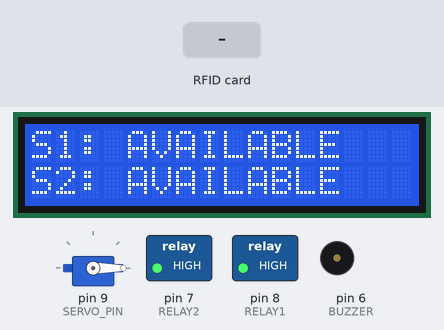
A sketch run on a simulated Arduino Uno, built with avr-gcc and run on an emulated ATmega328P. Shown: 16×2 character LCD, servo, switched loads named in the sketch (green lamp = pin HIGH), buzzer (waves = sounding, pin HIGH). Wiring (inferred from the names in the program): 3 × IR receiver: data pin 2 / data pin 3 / data pin 4. The inputs (shaded band) are chosen by the test bench. Pins used as bus, display or sensor lines are not drawn.

Above: at 2.4 s.
2.5 s: RFID card 5E 7A 19 C4 held to the reader
At 4.3 s:
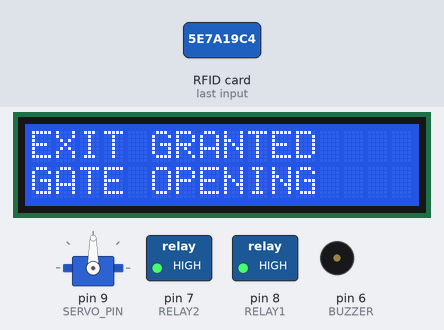
At 7.9 s:
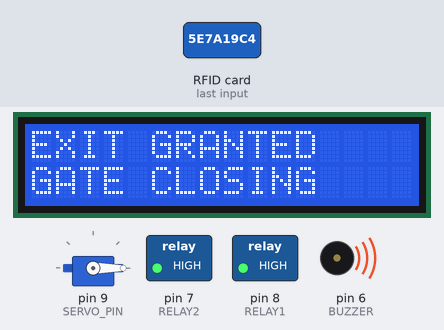
Timing chart, 0 to 10.1 s (numbered marks = the images above; inputs shaded):
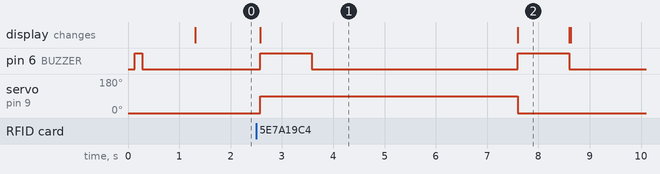

Measured:
- after the input at 2.5 s, pin 6 (BUZZER): alternates HIGH for 1.0 s and LOW for 4.0 s, 4 changes in all, then stays LOW, starting after 0.08 s; servo on pin 9 (SERVO_PIN): 0° → 90° after 0.08 s, → 0° 5.0 s later; the display: changes after 0.08 s (image 1)
- what the display in image 1 shows lasts 5.0 s, from 2.6 s to 7.6 s

The sketch:

src.ino
```cpp
#include <SPI.h>
#include <MFRC522.h>
#include <LiquidCrystal_I2C.h>
#include <Servo.h>

// Pin Configurations
#define SS_PIN 10
#define RST_PIN 5
#define ENTRANCE_IR 2
#define SLOT1_IR 3
#define SLOT2_IR 4
#define BUZZER 6
#define RELAY1 8
#define RELAY2 7
#define SERVO_PIN 9

// Dual Current Sensor Analog Inputs
#define CURRENT_SENSOR_S1 A0
#define CURRENT_SENSOR_S2 A1

MFRC522 mfrc522(SS_PIN, RST_PIN);
LiquidCrystal_I2C lcd(0x27, 16, 2);
Servo gateServo;

// Variables for the 1-second interval buzzer alarm (Station Full)
unsigned long previousMillis = 0;
const long interval = 1000;
bool buzzerState = LOW;

// ACS712 Calibration Settings
const int sensorSensitivity = 185;
const int vccOnBoard = 5000;

void setup() {
  Serial.begin(9600);
  SPI.begin();
  mfrc522.PCD_Init();

  lcd.init();
  lcd.backlight();

  pinMode(ENTRANCE_IR, INPUT);
  pinMode(SLOT1_IR, INPUT);
  pinMode(SLOT2_IR, INPUT);
  pinMode(BUZZER, OUTPUT);
  pinMode(RELAY1, OUTPUT);
  pinMode(RELAY2, OUTPUT);

  // Initialize Relays to OFF (Active Low: HIGH = Relays Turned Off)
  digitalWrite(RELAY1, HIGH);
  digitalWrite(RELAY2, HIGH);

  gateServo.attach(SERVO_PIN);
  gateServo.write(0);

  lcd.print("EV STATION READY");
  digitalWrite(BUZZER, HIGH);
  delay(150);
  digitalWrite(BUZZER, LOW);
  delay(1000);
  lcd.clear();
}

void loop() {
  // --- 1. MONITOR SLOTS & POWER RELAYS ---
  bool s1 = digitalRead(SLOT1_IR);
  bool s2 = digitalRead(SLOT2_IR);

  if (s1 == LOW) {
    digitalWrite(RELAY1, LOW);
  } else {
    digitalWrite(RELAY1, HIGH);
  }

  if (s2 == LOW) {
    digitalWrite(RELAY2, LOW);
  } else {
    digitalWrite(RELAY2, HIGH);
  }

  // --- 2. AUTOMATIC ENTRANCE GATE LOGIC (VIA IR SENSOR) ---
  if (digitalRead(ENTRANCE_IR) == LOW) {
    if (s1 == LOW && s2 == LOW) {
      lcd.setCursor(0, 0);
      lcd.print("NO FREE SLOTS   ");
      lcd.setCursor(0, 1);
      lcd.print("STATION FULL    ");

      unsigned long currentMillis = millis();
      if (currentMillis - previousMillis >= interval) {
        previousMillis = currentMillis;
        buzzerState = !buzzerState;
        digitalWrite(BUZZER, buzzerState);
      }
    }
    else {
      digitalWrite(BUZZER, LOW);
      openGateSequence("ENTRY GRANTED ");

      while(digitalRead(ENTRANCE_IR) == LOW) {
        delay(100);
      }
    }
  }
  // --- 3. EXITING GATE LOGIC (VIA RFID TAG SCAN) ---
  else {
    digitalWrite(BUZZER, LOW);
    displayChargingStatus(s1, s2);

    if (mfrc522.PICC_IsNewCardPresent() && mfrc522.PICC_ReadCardSerial()) {
      mfrc522.PICC_HaltA();
      openGateSequence("EXIT GRANTED  ");
    }
  }
}

void openGateSequence(String systemMessage) {
  lcd.clear();
  lcd.setCursor(0, 0);
  lcd.print(systemMessage);
  lcd.setCursor(0, 1);
  lcd.print("GATE OPENING    ");

  gateServo.write(90);
  digitalWrite(BUZZER, HIGH);
  delay(1000);
  digitalWrite(BUZZER, LOW);

  delay(4000);

  lcd.setCursor(0, 1);
  lcd.print("GATE CLOSING    ");
  gateServo.write(0);
  digitalWrite(BUZZER, HIGH);
  delay(1000);
  digitalWrite(BUZZER, LOW);

  lcd.clear();
}

float readSlotCurrent(int pin) {
  unsigned int rawReadValue = 0;
  for (int i = 0; i < 10; i++) {
    rawReadValue += analogRead(pin);
    delay(5);
  }
  float averageRaw = (float)rawReadValue / 10.0;
  float voltage = (averageRaw / 1023.0) * vccOnBoard;
  float amps = ((voltage - (vccOnBoard / 2.0)) / sensorSensitivity);

  if (abs(amps) < 0.08) amps = 0.0;
  return abs(amps);
}

void displayChargingStatus(bool s1, bool s2) {
  lcd.setCursor(0, 0);
  if (s1 == LOW) {
    float currentS1 = readSlotCurrent(CURRENT_SENSOR_S1);
    lcd.print("S1: CHG ");
    lcd.print(currentS1, 2);
    lcd.print("A    ");
  } else {
    lcd.print("S1: AVAILABLE   ");
  }

  lcd.setCursor(0, 1);
  if (s2 == LOW) {
    float currentS2 = readSlotCurrent(CURRENT_SENSOR_S2);
    lcd.print("S2: CHG ");
    lcd.print(currentS2, 2);
    lcd.print("A    ");
  } else {
    lcd.print("S2: AVAILABLE   ");
  }
}
```
